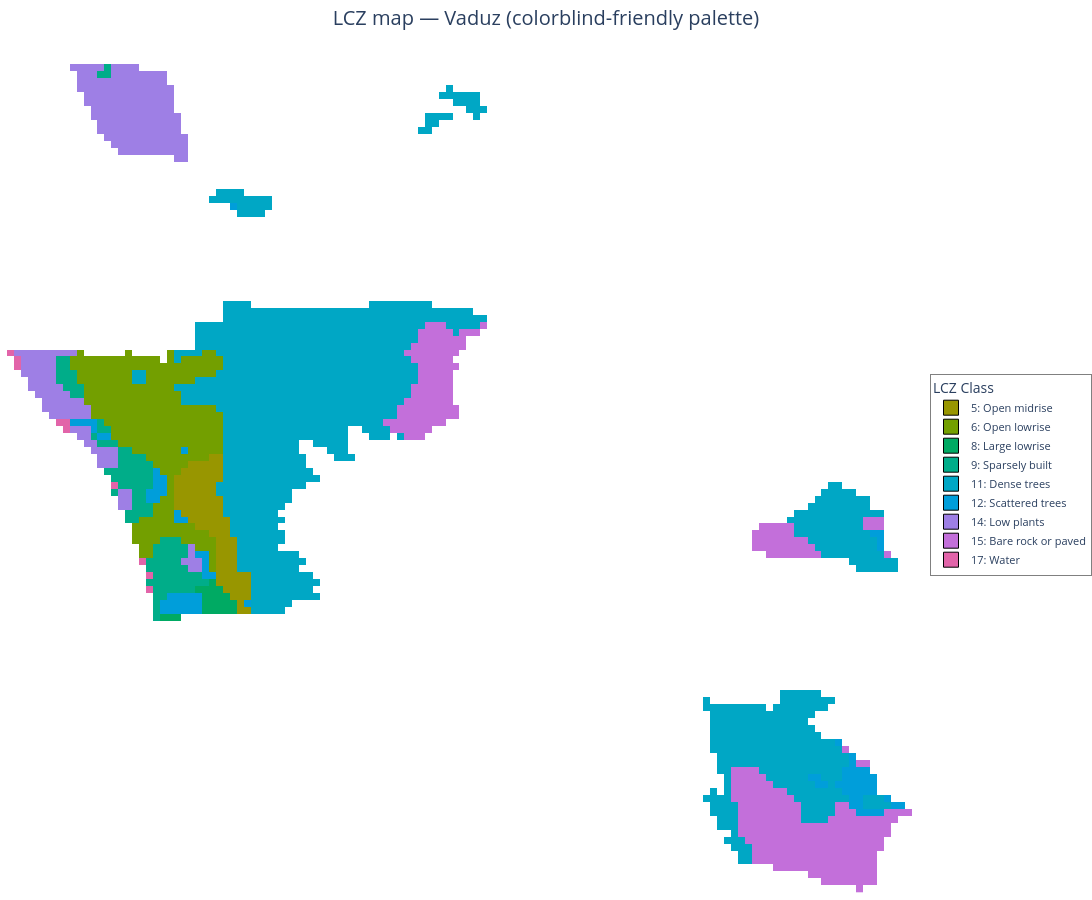

Notebook cell for this chart:
### Markdown cell above
## The colorblind-friendly palette (`inclusive=True`)

The LCZ scheme's standard palette (Stewart & Oke 2012) uses reds/oranges for built classes and greens/blues for natural ones — a scheme that is hard or impossible to distinguish for the ~4-8% of readers with red-green color vision deficiency (the most common form of color blindness). Setting `inclusive=True` swaps in a perceptually distinct, colorblind-safe palette that preserves the same class boundaries and legend. This costs nothing in the code (one keyword) and matters a great deal for the accessibility of published figures, conference posters, and any material shared with a general audience — accessible science communication should be the default, not an afterthought reserved for readers who explicitly ask.

### Code cell
result_inclusive = lcz_plot_map(map_path, show_legend=True, inclusive=True,
                                title="LCZ map — Vaduz (colorblind-friendly palette)")
result_inclusive.fig.show()

### Figure 1 — Plotly figure (JSON) as saved in the notebook; plotly's stock layout.template omitted (floating-point values rounded to 4 significant figures; data arrays with more than 128 entries replaced by an {"elided": "..."} marker saying what was removed)
{"data": [{"colorscale": [[0.0, "rgba(0,0,0,0)"], [0.05882, "#E16A86"], [0.1176, "#D8755E"], [0.1765, "#C98027"], [0.2353, "#B48C00"], [0.2941, "#989600"], [0.3529, "#739F00"], [0.4118, "#36A631"], [0.4706, "#00AA63"], [0.5294, "#00AD89"], [0.5882, "#00ACAA"], [0.6471, "#00A7C5"], [0.7059, "#009EDA"], [0.7647, "#6290E5"], [0.8235, "#9E7FE5"], [0.8824, "#C36FDA"], [0.9412, "#D965C6"], [1.0, "#E264A9"]], "dx": 0.0008983, "dy": 0.0008983, "hoverinfo": "x+y+z", "hovertemplate": "LCZ Class: %{z:.0f}<br>X: %{x:.5f}<br>Y: %{y:.5f}<extra></extra>", "showscale": false, "type": "heatmap", "x0": 9.494, "y0": 47.09, "z": {"elided": "120x131 int values"}, "zmax": 17, "zmin": 0}, {"hoverinfo": "x+y+z", "legendgroup": "lcz_classes", "marker": {"color": "#989600", "line": {"color": "black", "width": 1}, "size": 15, "symbol": "square"}, "mode": "markers", "name": "5: Open midrise", "showlegend": true, "type": "scatter", "x": [null], "y": [null]}, {"hoverinfo": "x+y+z", "legendgroup": "lcz_classes", "marker": {"color": "#739F00", "line": {"color": "black", "width": 1}, "size": 15, "symbol": "square"}, "mode": "markers", "name": "6: Open lowrise", "showlegend": true, "type": "scatter", "x": [null], "y": [null]}, {"hoverinfo": "x+y+z", "legendgroup": "lcz_classes", "marker": {"color": "#00AA63", "line": {"color": "black", "width": 1}, "size": 15, "symbol": "square"}, "mode": "markers", "name": "8: Large lowrise", "showlegend": true, "type": "scatter", "x": [null], "y": [null]}, {"hoverinfo": "x+y+z", "legendgroup": "lcz_classes", "marker": {"color": "#00AD89", "line": {"color": "black", "width": 1}, "size": 15, "symbol": "square"}, "mode": "markers", "name": "9: Sparsely built", "showlegend": true, "type": "scatter", "x": [null], "y": [null]}, {"hoverinfo": "x+y+z", "legendgroup": "lcz_classes", "marker": {"color": "#00A7C5", "line": {"color": "black", "width": 1}, "size": 15, "symbol": "square"}, "mode": "markers", "name": "11: Dense trees", "showlegend": true, "type": "scatter", "x": [null], "y": [null]}, {"hoverinfo": "x+y+z", "legendgroup": "lcz_classes", "marker": {"color": "#009EDA", "line": {"color": "black", "width": 1}, "size": 15, "symbol": "square"}, "mode": "markers", "name": "12: Scattered trees", "showlegend": true, "type": "scatter", "x": [null], "y": [null]}, {"hoverinfo": "x+y+z", "legendgroup": "lcz_classes", "marker": {"color": "#9E7FE5", "line": {"color": "black", "width": 1}, "size": 15, "symbol": "square"}, "mode": "markers", "name": "14: Low plants", "showlegend": true, "type": "scatter", "x": [null], "y": [null]}, {"hoverinfo": "x+y+z", "legendgroup": "lcz_classes", "marker": {"color": "#C36FDA", "line": {"color": "black", "width": 1}, "size": 15, "symbol": "square"}, "mode": "markers", "name": "15: Bare rock or paved", "showlegend": true, "type": "scatter", "x": [null], "y": [null]}, {"hoverinfo": "x+y+z", "legendgroup": "lcz_classes", "marker": {"color": "#E264A9", "line": {"color": "black", "width": 1}, "size": 15, "symbol": "square"}, "mode": "markers", "name": "17: Water", "showlegend": true, "type": "scatter", "x": [null], "y": [null]}], "layout": {"dragmode": "pan", "height": 900, "legend": {"bgcolor": "rgba(255,255,255,0.9)", "bordercolor": "gray", "borderwidth": 1, "font": {"size": 11}, "title": {"font": {"size": 14}, "text": "LCZ Class"}, "x": 1.02, "xanchor": "left", "y": 0.5, "yanchor": "middle"}, "margin": {"b": 0, "l": 0, "r": 180, "t": 50}, "paper_bgcolor": "white", "plot_bgcolor": "white", "title": {"font": {"size": 20}, "text": "LCZ map — Vaduz (colorblind-friendly palette)", "x": 0.5, "xanchor": "center"}, "width": 1200, "xaxis": {"showgrid": false, "showticklabels": false, "zeroline": false}, "yaxis": {"scaleanchor": "x", "scaleratio": 1, "showgrid": false, "showticklabels": false, "zeroline": false}}}
